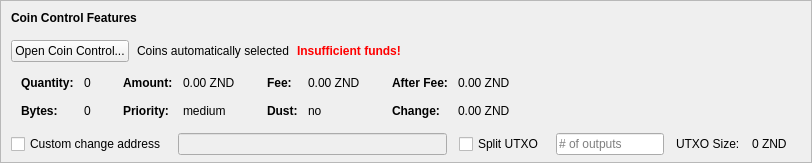
    <widget class="QFrame" name="frameCoinControl">
     <property name="sizePolicy">
      <sizepolicy hsizetype="Expanding" vsizetype="Expanding">
       <horstretch>0</horstretch>
       <verstretch>0</verstretch>
      </sizepolicy>
     </property>
     <property name="maximumSize">
      <size>
       <width>16777215</width>
       <height>16777215</height>
      </size>
     </property>
     <property name="frameShape">
      <enum>QFrame::StyledPanel</enum>
     </property>
     <property name="frameShadow">
      <enum>QFrame::Sunken</enum>
     </property>
     <layout class="QVBoxLayout" name="verticalLayoutCoinControl2">
      <property name="spacing">
       <number>0</number>
      </property>
      <property name="leftMargin">
       <number>0</number>
      </property>
      <property name="topMargin">
       <number>0</number>
      </property>
      <property name="rightMargin">
       <number>0</number>
      </property>
      <property name="bottomMargin">
       <number>6</number>
      </property>
      <item>
       <layout class="QVBoxLayout" name="verticalLayoutCoinControl" stretch="0,0,0,0,1">
        <property name="spacing">
         <number>0</number>
        </property>
        <property name="leftMargin">
         <number>10</number>
        </property>
        <property name="topMargin">
         <number>10</number>
        </property>
        <item>
         <layout class="QHBoxLayout" name="horizontalLayoutCoinControl1">
          <property name="bottomMargin">
           <number>15</number>
          </property>
          <item>
           <widget class="QLabel" name="labelCoinControlFeatures">
            <property name="sizePolicy">
             <sizepolicy hsizetype="Preferred" vsizetype="Maximum">
              <horstretch>0</horstretch>
              <verstretch>0</verstretch>
             </sizepolicy>
            </property>
            <property name="font">
             <font>
              <weight>75</weight>
              <bold>true</bold>
             </font>
            </property>
            <property name="styleSheet">
             <string notr="true">font-weight:bold;</string>
            </property>
            <property name="text">
             <string>Coin Control Features</string>
            </property>
           </widget>
          </item>
         </layout>
        </item>
        <item>
         <layout class="QHBoxLayout" name="horizontalLayoutCoinControl2" stretch="0,0,0,0">
          <property name="spacing">
           <number>8</number>
          </property>
          <property name="bottomMargin">
           <number>10</number>
          </property>
          <item>
           <widget class="QPushButton" name="pushButtonCoinControl">
            <property name="styleSheet">
             <string notr="true"/>
            </property>
            <property name="text">
             <string>Open Coin Control...</string>
            </property>
            <property name="autoDefault">
             <bool>false</bool>
            </property>
           </widget>
          </item>
          <item>
           <widget class="QLabel" name="labelCoinControlAutomaticallySelected">
            <property name="text">
             <string>Coins automatically selected</string>
            </property>
            <property name="margin">
             <number>5</number>
            </property>
           </widget>
          </item>
          <item>
           <widget class="QLabel" name="labelCoinControlInsuffFunds">
            <property name="font">
             <font>
              <weight>75</weight>
              <bold>true</bold>
             </font>
            </property>
            <property name="styleSheet">
             <string notr="true">color:red;font-weight:bold;</string>
            </property>
            <property name="text">
             <string>Insufficient funds!</string>
            </property>
            <property name="margin">
             <number>5</number>
            </property>
           </widget>
          </item>
          <item>
           <spacer name="horizontalSpacerCoinControl">
            <property name="orientation">
             <enum>Qt::Horizontal</enum>
            </property>
            <property name="sizeHint" stdset="0">
             <size>
              <width>40</width>
              <height>1</height>
             </size>
            </property>
           </spacer>
          </item>
         </layout>
        </item>
        <item>
         <widget class="QWidget" name="widgetCoinControl" native="true">
          <property name="sizePolicy">
           <sizepolicy hsizetype="Preferred" vsizetype="Preferred">
            <horstretch>0</horstretch>
            <verstretch>0</verstretch>
           </sizepolicy>
          </property>
          <property name="minimumSize">
           <size>
            <width>0</width>
            <height>0</height>
           </size>
          </property>
          <property name="styleSheet">
           <string notr="true"/>
          </property>
          <layout class="QHBoxLayout" name="horizontalLayoutCoinControl5">
           <property name="leftMargin">
            <number>0</number>
           </property>
           <property name="topMargin">
            <number>0</number>
           </property>
           <property name="rightMargin">
            <number>0</number>
           </property>
           <property name="bottomMargin">
            <number>0</number>
           </property>
           <item>
            <layout class="QHBoxLayout" name="horizontalLayoutCoinControl3" stretch="0,0,0,1">
             <property name="spacing">
              <number>20</number>
             </property>
             <property name="topMargin">
              <number>0</number>
             </property>
             <property name="bottomMargin">
              <number>10</number>
             </property>
             <item>
              <layout class="QFormLayout" name="formLayoutCoinControl1">
               <property name="horizontalSpacing">
                <number>10</number>
               </property>
               <property name="verticalSpacing">
                <number>14</number>
               </property>
               <property name="leftMargin">
                <number>10</number>
               </property>
               <property name="topMargin">
                <number>4</number>
               </property>
               <property name="rightMargin">
                <number>6</number>
               </property>
               <item row="0" column="0">
                <widget class="QLabel" name="labelCoinControlQuantityText">
                 <property name="font">
                  <font>
                   <weight>75</weight>
                   <bold>true</bold>
                  </font>
                 </property>
                 <property name="text">
                  <string>Quantity:</string>
                 </property>
                 <property name="margin">
                  <number>0</number>
                 </property>
                </widget>
               </item>
               <item row="0" column="1">
                <widget class="QLabel" name="labelCoinControlQuantity">
                 <property name="cursor">
                  <cursorShape>IBeamCursor</cursorShape>
                 </property>
                 <property name="contextMenuPolicy">
                  <enum>Qt::ActionsContextMenu</enum>
                 </property>
                 <property name="text">
                  <string notr="true">0</string>
                 </property>
                 <property name="margin">
                  <number>0</number>
                 </property>
                 <property name="textInteractionFlags">
                  <set>Qt::LinksAccessibleByMouse|Qt::TextSelectableByKeyboard|Qt::TextSelectableByMouse</set>
                 </property>
                </widget>
               </item>
               <item row="1" column="0">
                <widget class="QLabel" name="labelCoinControlBytesText">
                 <property name="font">
                  <font>
                   <weight>75</weight>
                   <bold>true</bold>
                  </font>
                 </property>
                 <property name="text">
                  <string>Bytes:</string>
                 </property>
                </widget>
               </item>
               <item row="1" column="1">
                <widget class="QLabel" name="labelCoinControlBytes">
                 <property name="cursor">
                  <cursorShape>IBeamCursor</cursorShape>
                 </property>
                 <property name="contextMenuPolicy">
                  <enum>Qt::ActionsContextMenu</enum>
                 </property>
                 <property name="text">
                  <string notr="true">0</string>
                 </property>
                 <property name="textInteractionFlags">
                  <set>Qt::LinksAccessibleByMouse|Qt::TextSelectableByKeyboard|Qt::TextSelectableByMouse</set>
                 </property>
                </widget>
               </item>
              </layout>
             </item>
             <item>
              <layout class="QFormLayout" name="formLayoutCoinControl2">
               <property name="horizontalSpacing">
                <number>10</number>
               </property>
               <property name="verticalSpacing">
                <number>14</number>
               </property>
               <property name="leftMargin">
                <number>6</number>
               </property>
               <property name="topMargin">
                <number>4</number>
               </property>
               <property name="rightMargin">
                <number>6</number>
               </property>
               <item row="0" column="0">
                <widget class="QLabel" name="labelCoinControlAmountText">
                 <property name="font">
                  <font>
                   <weight>75</weight>
                   <bold>true</bold>
                  </font>
                 </property>
                 <property name="text">
                  <string>Amount:</string>
                 </property>
                 <property name="margin">
                  <number>0</number>
                 </property>
                </widget>
               </item>
               <item row="0" column="1">
                <widget class="QLabel" name="labelCoinControlAmount">
                 <property name="cursor">
                  <cursorShape>IBeamCursor</cursorShape>
                 </property>
                 <property name="contextMenuPolicy">
                  <enum>Qt::ActionsContextMenu</enum>
                 </property>
                 <property name="text">
                  <string notr="true">0.00 ZND</string>
                 </property>
                 <property name="textInteractionFlags">
                  <set>Qt::LinksAccessibleByMouse|Qt::TextSelectableByKeyboard|Qt::TextSelectableByMouse</set>
                 </property>
                </widget>
               </item>
               <item row="1" column="0">
                <widget class="QLabel" name="labelCoinControlPriorityText">
                 <property name="font">
                  <font>
                   <weight>75</weight>
                   <bold>true</bold>
                  </font>
                 </property>
                 <property name="text">
                  <string>Priority:</string>
                 </property>
                </widget>
               </item>
               <item row="1" column="1">
                <widget class="QLabel" name="labelCoinControlPriority">
                 <property name="cursor">
                  <cursorShape>IBeamCursor</cursorShape>
                 </property>
                 <property name="contextMenuPolicy">
                  <enum>Qt::ActionsContextMenu</enum>
                 </property>
                 <property name="text">
                  <string>medium</string>
                 </property>
                 <property name="textInteractionFlags">
                  <set>Qt::LinksAccessibleByMouse|Qt::TextSelectableByKeyboard|Qt::TextSelectableByMouse</set>
                 </property>
                </widget>
               </item>
              </layout>
             </item>
             <item>
              <layout class="QFormLayout" name="formLayoutCoinControl3">
               <property name="horizontalSpacing">
                <number>10</number>
               </property>
               <property name="verticalSpacing">
                <number>14</number>
               </property>
               <property name="leftMargin">
                <number>6</number>
               </property>
               <property name="topMargin">
                <number>4</number>
               </property>
               <property name="rightMargin">
                <number>6</number>
               </property>
               <item row="0" column="0">
                <widget class="QLabel" name="labelCoinControlFeeText">
                 <property name="font">
                  <font>
                   <weight>75</weight>
                   <bold>true</bold>
                  </font>
                 </property>
                 <property name="text">
                  <string>Fee:</string>
                 </property>
                 <property name="margin">
                  <number>0</number>
                 </property>
                </widget>
               </item>
               <item row="0" column="1">
                <widget class="QLabel" name="labelCoinControlFee">
                 <property name="cursor">
                  <cursorShape>IBeamCursor</cursorShape>
                 </property>
                 <property name="contextMenuPolicy">
                  <enum>Qt::ActionsContextMenu</enum>
                 </property>
                 <property name="text">
                  <string notr="true">0.00 ZND</string>
                 </property>
                 <property name="textInteractionFlags">
                  <set>Qt::LinksAccessibleByMouse|Qt::TextSelectableByKeyboard|Qt::TextSelectableByMouse</set>
                 </property>
                </widget>
               </item>
               <item row="1" column="0">
                <widget class="QLabel" name="labelCoinControlLowOutputText">
                 <property name="font">
                  <font>
                   <weight>75</weight>
                   <bold>true</bold>
                  </font>
                 </property>
                 <property name="text">
                  <string>Dust:</string>
                 </property>
                </widget>
               </item>
               <item row="1" column="1">
                <widget class="QLabel" name="labelCoinControlLowOutput">
                 <property name="cursor">
                  <cursorShape>IBeamCursor</cursorShape>
                 </property>
                 <property name="contextMenuPolicy">
                  <enum>Qt::ActionsContextMenu</enum>
                 </property>
                 <property name="text">
                  <string>no</string>
                 </property>
                 <property name="textInteractionFlags">
                  <set>Qt::LinksAccessibleByMouse|Qt::TextSelectableByKeyboard|Qt::TextSelectableByMouse</set>
                 </property>
                </widget>
               </item>
              </layout>
             </item>
             <item>
              <layout class="QFormLayout" name="formLayoutCoinControl4">
               <property name="horizontalSpacing">
                <number>10</number>
               </property>
               <property name="verticalSpacing">
                <number>14</number>
               </property>
               <property name="leftMargin">
                <number>6</number>
               </property>
               <property name="topMargin">
                <number>4</number>
               </property>
               <property name="rightMargin">
                <number>6</number>
               </property>
               <item row="0" column="0">
                <widget class="QLabel" name="labelCoinControlAfterFeeText">
                 <property name="font">
                  <font>
                   <weight>75</weight>
                   <bold>true</bold>
                  </font>
                 </property>
                 <property name="text">
                  <string>After Fee:</string>
                 </property>
                 <property name="margin">
                  <number>0</number>
                 </property>
                </widget>
               </item>
               <item row="0" column="1">
                <widget class="QLabel" name="labelCoinControlAfterFee">
                 <property name="cursor">
                  <cursorShape>IBeamCursor</cursorShape>
                 </property>
                 <property name="contextMenuPolicy">
                  <enum>Qt::ActionsContextMenu</enum>
                 </property>
                 <property name="text">
                  <string notr="true">0.00 ZND</string>
                 </property>
                 <property name="textInteractionFlags">
                  <set>Qt::LinksAccessibleByMouse|Qt::TextSelectableByKeyboard|Qt::TextSelectableByMouse</set>
                 </property>
                </widget>
               </item>
               <item row="1" column="0">
                <widget class="QLabel" name="labelCoinControlChangeText">
                 <property name="font">
                  <font>
                   <weight>75</weight>
                   <bold>true</bold>
                  </font>
                 </property>
                 <property name="text">
                  <string>Change:</string>
                 </property>
                </widget>
               </item>
               <item row="1" column="1">
                <widget class="QLabel" name="labelCoinControlChange">
                 <property name="cursor">
                  <cursorShape>IBeamCursor</cursorShape>
                 </property>
                 <property name="contextMenuPolicy">
                  <enum>Qt::ActionsContextMenu</enum>
                 </property>
                 <property name="text">
                  <string notr="true">0.00 ZND</string>
                 </property>
                 <property name="textInteractionFlags">
                  <set>Qt::LinksAccessibleByMouse|Qt::TextSelectableByKeyboard|Qt::TextSelectableByMouse</set>
                 </property>
                </widget>
               </item>
              </layout>
             </item>
            </layout>
           </item>
          </layout>
         </widget>
        </item>
        <item>
         <layout class="QHBoxLayout" name="horizontalLayoutCoinControl4" stretch="0,0,0,0,0,0,0">
          <property name="spacing">
           <number>12</number>
          </property>
          <property name="sizeConstraint">
           <enum>QLayout::SetDefaultConstraint</enum>
          </property>
          <property name="topMargin">
           <number>5</number>
          </property>
          <property name="rightMargin">
           <number>5</number>
          </property>
          <item>
           <widget class="QCheckBox" name="checkBoxCoinControlChange">
            <property name="toolTip">
             <string>If this is activated, but the change address is empty or invalid, change will be sent to a newly generated address.</string>
            </property>
            <property name="text">
             <string>Custom change address</string>
            </property>
           </widget>
          </item>
          <item>
           <widget class="QValidatedLineEdit" name="lineEditCoinControlChange">
            <property name="enabled">
             <bool>false</bool>
            </property>
            <property name="sizePolicy">
             <sizepolicy hsizetype="Expanding" vsizetype="Fixed">
              <horstretch>0</horstretch>
              <verstretch>0</verstretch>
             </sizepolicy>
            </property>
           </widget>
          </item>
          <item>
           <widget class="QCheckBox" name="splitBlockCheckBox">
            <property name="text">
             <string>Split UTXO</string>
            </property>
           </widget>
          </item>
          <item>
           <widget class="QLineEdit" name="splitBlockLineEdit">
            <property name="sizePolicy">
             <sizepolicy hsizetype="Fixed" vsizetype="Fixed">
              <horstretch>50</horstretch>
              <verstretch>0</verstretch>
             </sizepolicy>
            </property>
            <property name="placeholderText">
             <string># of outputs</string>
            </property>
           </widget>
          </item>
          <item>
           <widget class="QLabel" name="labelBlockSizeText">
            <property name="text">
             <string>UTXO Size:</string>
            </property>
           </widget>
          </item>
          <item>
           <widget class="QLabel" name="labelBlockSize">
            <property name="text">
             <string>0 ZND</string>
            </property>
           </widget>
          </item>
          <item>
           <widget class="QLabel" name="labelCoinControlChangeLabel">
            <property name="sizePolicy">
             <sizepolicy hsizetype="Preferred" vsizetype="Expanding">
              <horstretch>0</horstretch>
              <verstretch>0</verstretch>
             </sizepolicy>
            </property>
            <property name="minimumSize">
             <size>
              <width>0</width>
              <height>0</height>
             </size>
            </property>
            <property name="text">
             <string/>
            </property>
            <property name="margin">
             <number>3</number>
            </property>
           </widget>
          </item>
         </layout>
        </item>
        <item>
         <spacer name="verticalSpacerCoinControl">
          <property name="orientation">
           <enum>Qt::Vertical</enum>
          </property>
          <property name="sizeHint" stdset="0">
           <size>
            <width>800</width>
            <height>1</height>
           </size>
          </property>
         </spacer>
        </item>
       </layout>
      </item>
     </layout>
    </widget>
